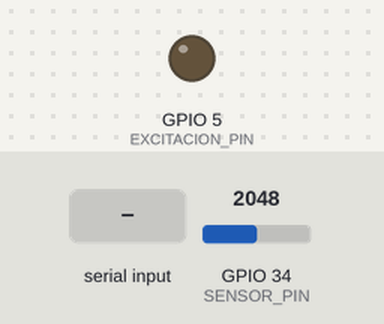
This sketch was run on a simulated ESP32. Parts: output pins drawn as LEDs (lit = HIGH). Inputs (shaded band) come from the test bench; at power-on: GPIO 34 (SENSOR_PIN) = 2048 (analog values on the 0–4095 scale). What the sketch prints to the serial monitor is not drawn.

Above: at 1.2 s.
1.3 s: "INICIAR\n" received over Serial
Timing chart, 0 to 4.3 s (numbered marks = the images above; inputs shaded):
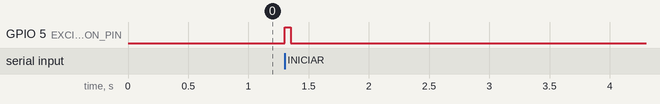

The sketch:

firmware.ino
```cpp
/*
 * Sistema de Adquisición de Datos RLC de Alta Velocidad
 * Pulso de excitación: 50ms
 * Tiempo de captura total: 100ms
 * Velocidad de transmisión: 460,800 baudios
 */

#include <Arduino.h>

/// Pines de funcionamiento
#define EXCITACION_PIN 5   /// Pin de señal al mosfet
#define SENSOR_PIN 34      /// pin de señal del circuito

/// parámetros del muestreo
#define MAX_MUESTRAS 35000  /// Cantidad de muestras en RAM
uint16_t bufferDatos[MAX_MUESTRAS];
int muestrasTomadas = 0;

/// Tiempos en uS
const unsigned long DURACION_PULSO = 50000;    // 50 ms
const unsigned long CAPTURA_TOTAL = 100000;    // 100 ms total (50ms ON + 50ms OFF)

void setup() {
  Serial.begin(460800);

  /// configurar pin de excitación
  pinMode(EXCITACION_PIN, OUTPUT);
  digitalWrite(EXCITACION_PIN, LOW);

  /// configurar ADC a 12 bits
  analogReadResolution(12);

  /// Atenuación para rango 0V - 3.3V
  analogSetAttenuation(ADC_11db);

}

void loop() {

  /// para esperar comando desde Python
  if (Serial.available() > 0) {
    String comando = Serial.readStringUntil('\n');
    comando.trim();

    if (comando == "INICIAR") {
      ejecutarCapturaRLC();
    }
    else if (comando.startsWith("CAPTURAR_ESCALON")) {
      ejecutarCapturaRLC();
    }
  }
}

void ejecutarCapturaRLC() {
  muestrasTomadas = 0;
  bool pulsoFinalizado = false;

  // Sincronización de tiempo inicial
  unsigned long tiempoInicio = micros();

  //  ACTIVAR EXCITACIÓN
  digitalWrite(EXCITACION_PIN, HIGH);

  //  BUCLE DE CAPTURA DE ALTA VELOCIDAD
  // Captura durante el tiempo definido o hasta llenar el buffer
  while ((micros() - tiempoInicio < CAPTURA_TOTAL) && (muestrasTomadas < MAX_MUESTRAS)) {

    // Si ya pasaron los 50ms, bajamos el pulso
    if (!pulsoFinalizado && (micros() - tiempoInicio >= DURACION_PULSO)) {
      digitalWrite(EXCITACION_PIN, LOW);
      pulsoFinalizado = true;
    }

    // Lectura directa del ADC y almacenamiento en RAM
    bufferDatos[muestrasTomadas] = analogRead(SENSOR_PIN);
    muestrasTomadas++;
  }

  // Asegurar que el pin de excitación quede en 0
  digitalWrite(EXCITACION_PIN, LOW);

  // ENVÍO DE DATOS A PYTHON
  // Enviamos los datos línea por línea para que Python los procese
  for (int i = 0; i < muestrasTomadas; i++) {
    Serial.println(bufferDatos[i]);
  }

  // Marcador de fin de ráfaga
  Serial.println("FIN");
}
```

Measured:
- after the input at 1.3 s, GPIO 5 (EXCITACION_PIN): LOW → HIGH at once, → LOW 0.05 s later
